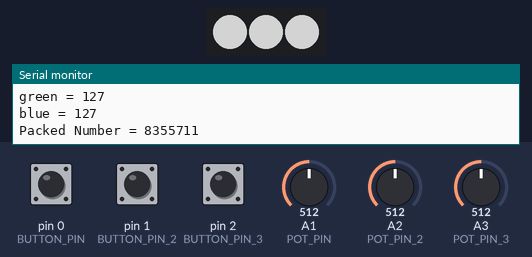
The sketch below on a simulated Teensy 4. Shown: 3 RGB LEDs in strip order, left to right, the last lines printed to the serial monitor. The test bench sets the inputs (shaded band); at power-on: A1 (POT_PIN) = 512, A2 (POT_PIN_2) = 512, A3 (POT_PIN_3) = 512, pin 0 (BUTTON_PIN) HIGH, pin 1 (BUTTON_PIN_2) HIGH, pin 2 (BUTTON_PIN_3) HIGH. Dim RGB values are drawn brighter than linear.

Above: at 2.2 s.
2.3 s: A1 (POT_PIN) set to 716
At 3.1 s:
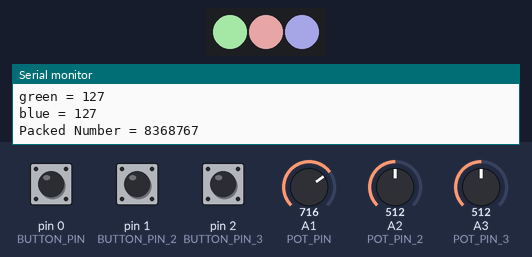
3.8 s: A2 (POT_PIN_2) set to 529
At 4.2 s:
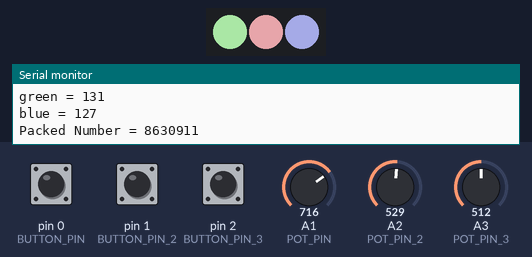
5.3 s: A2 (POT_PIN_2) set to 545
At 6.5 s:
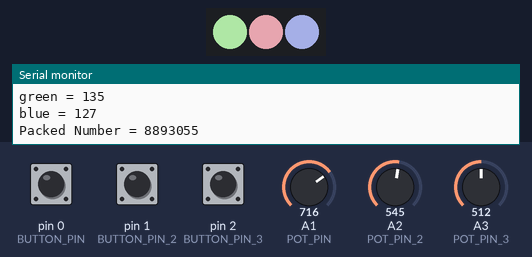
6.8 s: A3 (POT_PIN_3) set to 366
At 7.6 s:
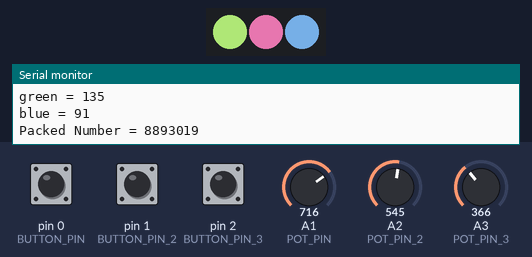
8.3 s: A3 (POT_PIN_3) set to 340
At 8.7 s:
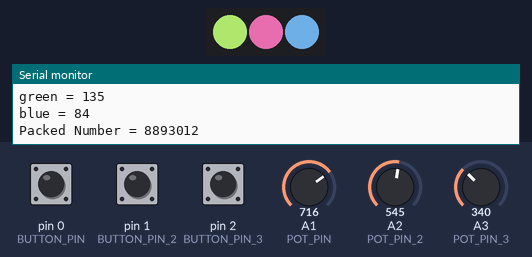
9.8 s: pin 0 (BUTTON_PIN) pulled LOW for 0.15 s
At 9.92 s:
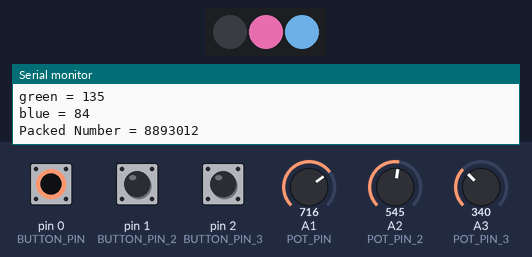
Timing chart, 0 to 12.4 s (numbered marks = the images above; inputs shaded):
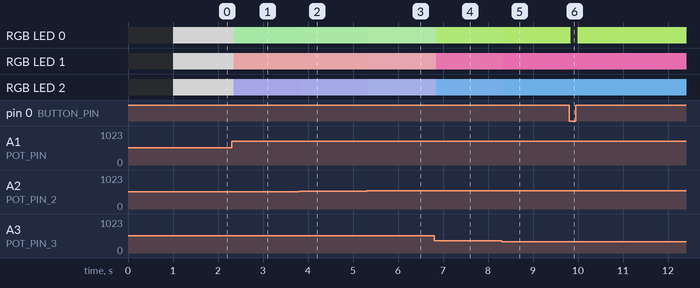

Measured:
- after the input at 2.3 s, RGB LED 0: RGB(127, 127, 127) → RGB(127, 178, 127) after 0.05 s; RGB LED 1: RGB(127, 127, 127) → RGB(178, 127, 127) after 0.05 s; RGB LED 2: RGB(127, 127, 127) → RGB(127, 127, 178) after 0.05 s
- after the input at 3.8 s, RGB LED 0: RGB(127, 178, 127) → RGB(131, 178, 127) after 0.05 s; RGB LED 1: RGB(178, 127, 127) → RGB(178, 127, 131) after 0.05 s; RGB LED 2: RGB(127, 127, 178) → RGB(127, 131, 178) after 0.05 s
- after the input at 5.3 s, RGB LED 0: RGB(131, 178, 127) → RGB(135, 178, 127) after 0.05 s; RGB LED 1: RGB(178, 127, 131) → RGB(178, 127, 135) after 0.05 s; RGB LED 2: RGB(127, 131, 178) → RGB(127, 135, 178) after 0.05 s
- after the input at 6.8 s, RGB LED 0: RGB(135, 178, 127) → RGB(135, 178, 91) at once; RGB LED 1: RGB(178, 127, 135) → RGB(178, 91, 135) at once; RGB LED 2: RGB(127, 135, 178) → RGB(91, 135, 178) at once
- after the input at 8.3 s, RGB LED 0: RGB(135, 178, 91) → RGB(135, 178, 84) at once; RGB LED 1: RGB(178, 91, 135) → RGB(178, 84, 135) at once; RGB LED 2: RGB(91, 135, 178) → RGB(84, 135, 178) at once
- after the input at 9.8 s, RGB LED 0: RGB(135, 178, 84) → off at once, → RGB(135, 178, 84) 0.16 s later

The sketch:

Interface_hardware_test.ino
```cpp
//This is code to test the Non-audio Hardware (Buttons, Knobs, and Neopixels) on the PTRG Teensy Platform

#include <WS2812Serial.h>  // Non-blocking PJRC Library for Neopixels

//define all the pin attachments for the knobs, buttons, Neopixels, and SD Card
#define SD_CS_PIN 10
#define BUTTON_PIN 0
#define BUTTON_PIN_2 1
#define BUTTON_PIN_3 2
#define POT_PIN A1
#define POT_PIN_2 A2
#define POT_PIN_3 A3
#define PIXEL_PIN 14

//********Variables and objects for Neopixels
const int numled = 3;

byte drawingMemory[numled * 3];          //  3 bytes per LED
DMAMEM byte displayMemory[numled * 12];  // 12 bytes per LED

WS2812Serial leds(numled, displayMemory, drawingMemory, PIXEL_PIN, WS2812_GRB);  //create led object
//*********


void setup() {
  Serial.begin(9600); //open a serial connection to read values on the serial monitor
  Serial.println("This code will test your knobs, buttons, and lights.");
  delay(1000); //

  //configure the teensy button pins to read "LOW" when pressed
  pinMode(BUTTON_PIN, INPUT_PULLUP);
  pinMode(BUTTON_PIN_2, INPUT_PULLUP);
  pinMode(BUTTON_PIN_3, INPUT_PULLUP);

  leds.begin(); //start the Neopixel (WS2812Serial) library

}

void loop() {
  //Read the values from the knobs and map to an appropriate range for our colors
  //store those values in variables named "red", "green", and "blue"
  int red = map(analogRead(POT_PIN), 0, 1023, 0, 255);
  int green = map(analogRead(POT_PIN_2), 0, 1023, 0, 255);
  int blue = map(analogRead(POT_PIN_3), 0, 1023, 0, 255);

  //use a custom function to combine the rgb values into the right format for the pixel library
  int ledColor = rgbColor(red, green, blue);

  //read the first button. If it is NOT PRESSED, set the pixel color according to the knobs
  //otherwise, set the pixel to off
  if (digitalRead(BUTTON_PIN) == HIGH) {
    leds.setPixel(0, ledColor);
  }
  else {
    leds.setPixel(0, 0);
  }

  //read the second button. If it is NOT PRESSED, light the pixel with a different color
  if (digitalRead(BUTTON_PIN_2) == HIGH) {
    leds.setPixel(1, rgbColor(blue, red, green)); //notice r, g, and b are shifted
  }
  else {
    leds.setPixel(1, 0);
  }

  //read the third button. If it is NOT PRESSED, light the pixel with another different color
  if (digitalRead(BUTTON_PIN_3) == HIGH) {
    leds.setPixel(2, rgbColor(green, blue, red));
  }
  else {
    leds.setPixel(2, 0);
  }

  leds.show(); //update the pixel colors

  //print a bunch of information to the Serial Monitor for some detailed feedback
  Serial.print("Button 1: ");
  Serial.println(digitalRead(BUTTON_PIN));
  Serial.print("Button 2: ");
  Serial.println(digitalRead(BUTTON_PIN_2));
  Serial.print("Button 3: ");
  Serial.println(digitalRead(BUTTON_PIN_3));
  Serial.print("Knob 1: ");
  Serial.println(analogRead(POT_PIN));
  Serial.print("Knob 2: ");
  Serial.println(analogRead(POT_PIN_2));
  Serial.print("Knob 3: ");
  Serial.println(analogRead(POT_PIN_3));

  Serial.print("red = ");
  Serial.println(red);

  Serial.print("green = ");
  Serial.println(green);

  Serial.print("blue = ");
  Serial.println(blue);

  Serial.print("Packed Number = ");
  Serial.println(ledColor);

  delay(50); //a short delay to improve stability.
}

//This is a custom function to allow the user to input RGB values in a range of 0 - 255
//It will convert the result into a number that is formatted appropriately for the WS2812Serial library

int rgbColor(byte r, byte g, byte b) {
  int grbVal = ((g << 16) + (r << 8) + b);
  return grbVal;
}
```
